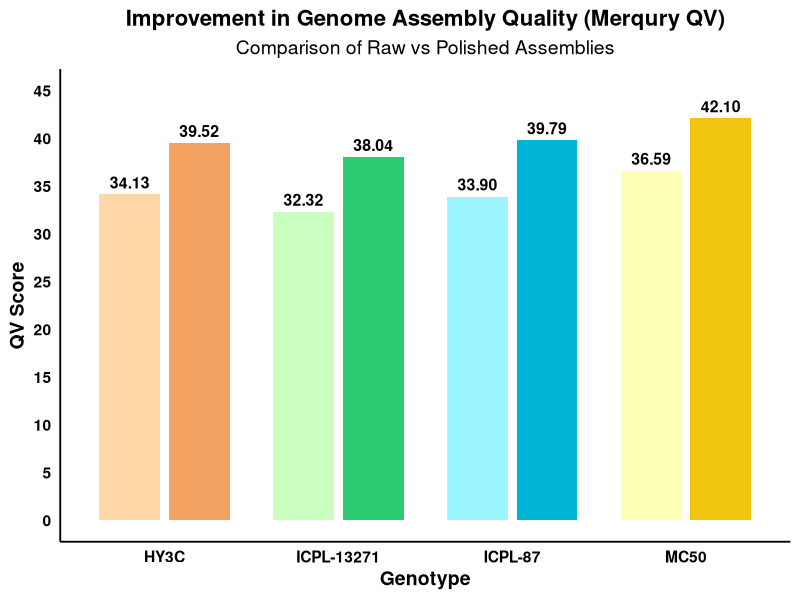

Here is the R script that generated this plot:


library(tidyr)
library(ggplot2)

# 1️⃣ Data
qv_comparison_data <- data.frame(
  Genotype = c("HY3C", "MC50", "ICPL-13271", "ICPL-87"),
  QV_Before_Polishing = c(34.127, 36.59, 32.32, 33.90),
  QV_After_Polishing = c(39.52, 42.10, 38.04, 39.79)
)

# 2️⃣ Convert to long format
plot_data_long <- pivot_longer(
  qv_comparison_data,
  cols = starts_with("QV_"),
  names_to = "Polishing_Stage",
  values_to = "QV_Score"
)

# 3️⃣ Rename stages
plot_data_long$Polishing_Stage <- factor(
  plot_data_long$Polishing_Stage,
  levels = c("QV_Before_Polishing", "QV_After_Polishing"),
  labels = c("Raw Assembly", "Polished Assembly")
)

# 4️⃣ Create color grouping
plot_data_long$Color_Group <- interaction(plot_data_long$Genotype,
                                          plot_data_long$Polishing_Stage)

# 5️⃣ Custom Colors (Raw light, Polished dark)
custom_colors <- c(
  "HY3C.Raw Assembly" = "#FFD6A5",
  "HY3C.Polished Assembly" = "#F4A261",
  
  "MC50.Raw Assembly" = "#FDFFB6",
  "MC50.Polished Assembly" = "#F1C40F",
  
  "ICPL-13271.Raw Assembly" = "#CAFFBF",
  "ICPL-13271.Polished Assembly" = "#2ECC71",
  
  "ICPL-87.Raw Assembly" = "#9BF6FF",
  "ICPL-87.Polished Assembly" = "#00B4D8"
)

# 6️⃣ Plot
ggplot(plot_data_long,
       aes(x = Genotype, y = QV_Score, fill = Color_Group)) +
  
  geom_bar(stat = "identity",
           position = position_dodge(width = 0.8),
           width = 0.7) +
  
  geom_text(aes(label = sprintf("%.2f", QV_Score)),
            position = position_dodge(width = 0.8),
            vjust = -0.5,
            size = 4,
            fontface = "bold") +
  
  scale_fill_manual(values = custom_colors, guide = "none") +
  
  labs(
    title = "Improvement in Genome Assembly Quality (Merqury QV)",
    subtitle = "Comparison of Raw vs Polished Assemblies",
    x = "Genotype",
    y = "QV Score"
  ) +
  
  scale_y_continuous(limits = c(0, 45),
                     breaks = seq(0, 45, by = 5)) +
  
  theme_minimal(base_size = 14) +
  
  theme(
    panel.background = element_rect(fill = "white", color = NA),
    plot.background = element_rect(fill = "white", color = NA),
    panel.grid.major = element_blank(),
    panel.grid.minor = element_blank(),
    axis.line = element_line(color = "black"),
    axis.text = element_text(face = "bold", color = "black"),
    axis.title = element_text(face = "bold"),
    plot.title = element_text(hjust = 0.5, face = "bold", size = 16),
    plot.subtitle = element_text(hjust = 0.5)
  )
